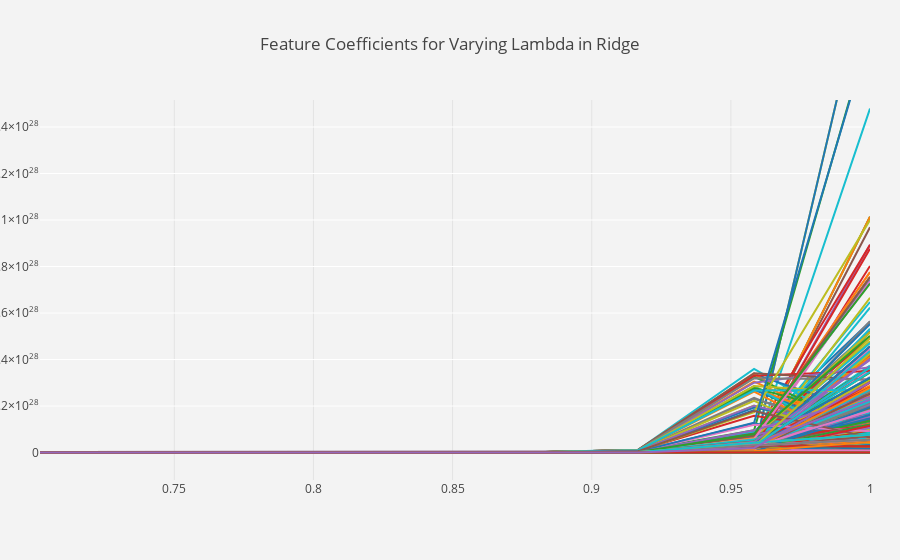

Notebook cell for this chart:
### Code cell
traces = []

for beta in betas:
  traces.append(go.Scatter(x = np.linspace(1e-4,1,25).tolist(),
                            y = beta,
                            mode = 'lines'))

layout = go.Layout(
autosize=True,
title='Feature Coefficients for Varying Lambda in Ridge',
yaxis=dict(
    autorange=True,
    showgrid=True,
    zeroline=True,
    dtick=0,
    gridcolor='rgb(255, 255, 255)',
    gridwidth=1,
    zerolinecolor='rgb(255, 255, 255)',
    zerolinewidth=2,
),
margin=dict(
    l=40,
    r=30,
    b=80,
    t=100,
),
paper_bgcolor='rgb(243, 243, 243)',
plot_bgcolor='rgb(243, 243, 243)',
showlegend=False
)

fig = go.Figure(data=traces,layout=layout)

fig.show()
